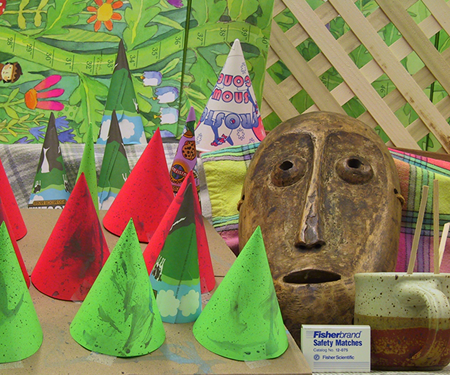
#> input picture cones1.png, 450 x 375 px
$ python image_handling_X_gradient.py
#> lines starting #> are read from the running program, lines starting #| are printed output that depends on the picture
import cv2
import numpy as np

# read in an image in opencv
image = cv2.imread("cones1.png")
#> image is the input picture: shape (375, 450, 3); mean B, G, R 82.3, 130.2, 132.6
image_grayscale = cv2.imread("cones1.png", 0)
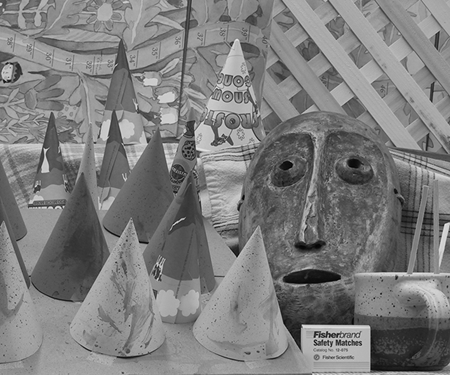
#> image_grayscale: shape (375, 450); min 0, max 235, mean 125
# if image is in a subfolder, give relative path
#image = cv2.imread("img/cones1.png")

# get size of an image
numRows = image.shape[0] # height of image
#> numRows = 375
numCols = image.shape[1] # width of image
#> numCols = 450
print("size: ", numRows, numCols)
#| size:  375 450

# create a second image, of the same size as the first
emptyIm = np.zeros( (numRows, numCols, 3), np.float32)
emptyIm_grayScale = np.zeros( (numRows, numCols), np.float32)


# iterate over all the pixels in the image
for i in range(1,numRows-1): # height of the image, y coordinates
    for j in range(1,numCols-1): # width of the image, x coordinates


            # convert to grayscale, preserve intensity
            ## avgInt =  0.082 * float(image[i][j][0]) + 0.609 *float(image[i][j][1]) + 0.309 * float(image[i][j][2])
##        # copy the blue channel into empty image
##        emptyIm[i][j][0] = avgInt
##
##        # copy the green channel into empty image
##        emptyIm[i][j][1] = avgInt
##
##        # copy the red channel into empty image
##        emptyIm[i][j][2] = avgInt
##
##


        # invert your RGB values
        avgInt =  0.082 * float(image[i][j][0]) + 0.609 *float(image[i][j][1]) + 0.309 * float(image[i][j][2])
        # copy the blue channel into empty image
        emptyIm[i][j][0] = 255 - image[i][j][0]

        # copy the green channel into empty image
        emptyIm[i][j][1] = 255 - image[i][j][1]

        # copy the red channel into empty image
        emptyIm[i][j][2] = 255 - image[i][j][2]

        # image[i][j][0]: blue channel at location row i, col j
        # image[i][j][1]: green channel at location row i, col j
        # image[i][j][2]: red channel at location row i, col j

        # Gradient image from finding the pixel value intensity between neighboring pixels
        #       *Top - bottom for y-gradient image
        #       *Right - left for x-gradient image
        emptyIm[i][j]=abs(float(image_grayscale[i][j+1])-float(image_grayscale[i][j-1]))
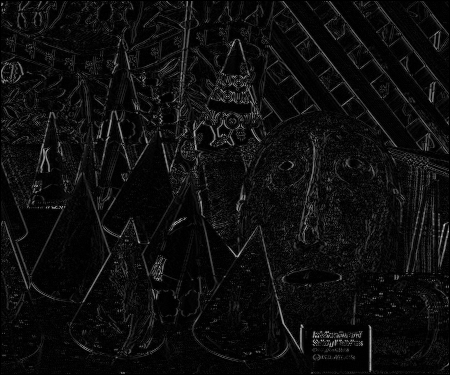
#> emptyIm: shape (375, 450, 3) float32; min 0, max 190, mean 13.8


# display an image
cv2.imshow("demo image, greyscale, X-direction gradient, no upscaling", emptyIm/255.0)

# save an image
cv2.imwrite("cones1_greyscale_X_gradient.png", emptyIm)


cv2.waitKey(0) # not going to proceed until you hit "enter"
cv2.destroyAllWindows() # closes all windows opened with "imshow"
